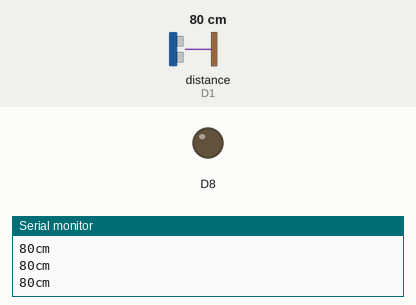
Recording of a sketch running on a simulated ESP8266 (NodeMCU). On the bench: output pins drawn as LEDs (lit = HIGH), the last lines printed to the serial monitor. Wiring (inferred from the names in the program): ultrasonic range finder: trigger D2; echo D1. Dashed ring = blinking. The test bench sets the inputs (shaded band); at power-on: distance to the obstacle (sensor on D1) 80 cm. The echo pulse lasts 58.3 µs per cm; pins used as bus, display or sensor lines are not drawn.

Above: at 1.2 s.
1.3 s: distance to the obstacle (sensor on D1) set to 54 cm
3.2 s: distance to the obstacle (sensor on D1) set to 45 cm
At 4.4 s:
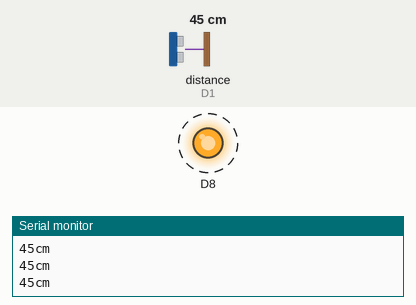
6.2 s: distance to the obstacle (sensor on D1) set to 60 cm
At 6.7 s:
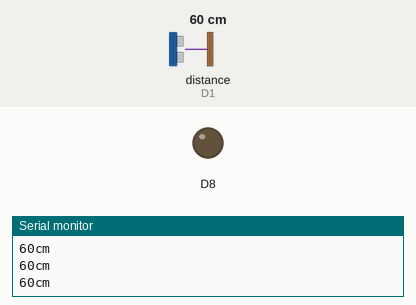
Timing chart, 0 to 9.2 s (numbered marks = the images above; inputs shaded):
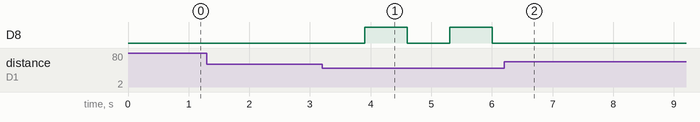

Measured:
- the behaviour switches between 51 and 50 cm on distance to the obstacle (sensor on D1) (found by bisection; images 0 and 1)
- after the input at 3.2 s, D8: alternates HIGH for 0.70 s and LOW for 0.70 s, starting after 0.71 s
- after the input at 6.2 s, D8: stops changing and stays LOW

The sketch:

ultrasonic.ino
```cpp
const int pingPin = D2;
const int inPin = D1;
long duration, cm;
unsigned long _premil0 = 0;
unsigned long _premil1 = 0;
unsigned long _premil2 = 0;
unsigned long _premil3 = 0;
unsigned long _premil4 = 0;
const long _time0 = 100; //Serail
const long _time1 = 700; //>50cm
const long _time2 = 350; //>25cm
const long _time3 = 175; //>10cm
const long _time4 = 700; // ;
bool _50CM =false;
bool _25CM =false;
bool _10CM =false;
unsigned long currentMillis;
int _pwmLevel= 512;
void setup() {
Serial.begin(9600);
pinMode(inPin, INPUT);
pinMode(pingPin, OUTPUT);
//pinMode(D8,OUTPUT);
analogWrite(D8,0);
analogWriteFreq(200);
}

void loop()
{


  //delay(100);
  currentMillis = millis();

  if (currentMillis - _premil0 >= _time0) {
    _premil0 = currentMillis;
    digitalWrite(pingPin, LOW);
    delayMicroseconds(1);
    digitalWrite(pingPin, HIGH);
    delayMicroseconds(10);
    digitalWrite(pingPin, LOW);

    duration = pulseIn(inPin, HIGH);

    cm = microsecondsToCentimeters(duration);

    Serial.print(cm);
    Serial.print("cm");
    Serial.println();
    Serial.println();
  }
  if(cm<=50&&cm>=25){

    _50CM =true;
    _25CM =false;
    _10CM =false;

  }else if(cm<=24&&cm>=11){
    _50CM =false;
    _25CM =true;
    _10CM =false;

  }else if(cm<=10){
    _50CM =false;
    _25CM =false;
    _10CM =true;

  }else{
    _50CM =false;
    _25CM =false;
    _10CM =false;
    analogWrite(D8,0);
  }
  if ((currentMillis - _premil1 >= _time1)&&_50CM ) {
    _premil1 = currentMillis;
    if(_pwmLevel>=512){
      _pwmLevel=0;
    }else{
      _pwmLevel=512;
    }
    analogWrite(D8,_pwmLevel);
  }
  if ((currentMillis - _premil2 >= _time2)&&_25CM ) {
    _premil2 = currentMillis;
    if(_pwmLevel>=512){
      _pwmLevel=0;
    }else{
      _pwmLevel=512;
    }
    analogWrite(D8,_pwmLevel);
  }
  if ((currentMillis - _premil3 >= _time3)&&_10CM ) {
    _premil3 = currentMillis;
    if(_pwmLevel>=512){
      _pwmLevel=0;
    }else{
      _pwmLevel=512;
    }
    analogWrite(D8,_pwmLevel);
  }

}

long microsecondsToCentimeters(long microseconds)
{
// The speed of sound is 340 m/s or 29 microseconds per centimeter.
// The ping travels out and back, so to find the distance of the
// object we take half of the distance travelled.
return microseconds / 58;
}
```
